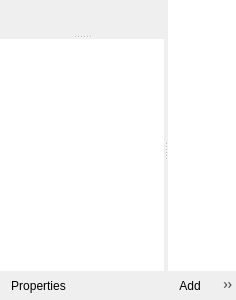
<?xml version="1.0" encoding="UTF-8"?>
<ui version="4.0">
 <class>PTZControls</class>
 <widget class="QFrame" name="PTZControls">
  <property name="geometry">
   <rect>
    <x>0</x>
    <y>0</y>
    <width>200</width>
    <height>300</height>
   </rect>
  </property>
  <property name="contextMenuPolicy">
   <enum>Qt::ContextMenuPolicy::CustomContextMenu</enum>
  </property>
  <layout class="QVBoxLayout" name="dockWidgetContentsVerticalLayout">
   <property name="spacing">
    <number>0</number>
   </property>
   <property name="leftMargin">
    <number>0</number>
   </property>
   <property name="topMargin">
    <number>0</number>
   </property>
   <property name="rightMargin">
    <number>0</number>
   </property>
   <property name="bottomMargin">
    <number>0</number>
   </property>
   <item>
    <widget class="QSplitter" name="splitter">
     <property name="orientation">
      <enum>Qt::Orientation::Horizontal</enum>
     </property>
     <property name="childrenCollapsible">
      <bool>true</bool>
     </property>
     <widget class="QWidget" name="cameraColumn" native="true">
      <layout class="QVBoxLayout" name="cameraColumnVerticalLayout">
       <property name="spacing">
        <number>0</number>
       </property>
       <property name="leftMargin">
        <number>0</number>
       </property>
       <property name="topMargin">
        <number>0</number>
       </property>
       <property name="rightMargin">
        <number>0</number>
       </property>
       <property name="bottomMargin">
        <number>0</number>
       </property>
       <item>
        <widget class="QSplitter" name="vertsplitter">
         <property name="orientation">
          <enum>Qt::Orientation::Vertical</enum>
         </property>
         <property name="childrenCollapsible">
          <bool>true</bool>
         </property>
      <widget class="QStackedWidget" name="controlStack">
       <property name="sizePolicy">
        <sizepolicy hsizetype="Expanding" vsizetype="Fixed">
         <horstretch>0</horstretch>
         <verstretch>0</verstretch>
        </sizepolicy>
       </property>
       <property name="currentIndex">
        <number>0</number>
       </property>
       <widget class="QWidget" name="controllerPage">
        <layout class="QVBoxLayout" name="controllerPageVerticalLayout">
         <property name="leftMargin">
          <number>0</number>
         </property>
         <property name="topMargin">
          <number>0</number>
         </property>
         <property name="rightMargin">
          <number>0</number>
         </property>
         <property name="bottomMargin">
          <number>0</number>
         </property>
         <item>
      <widget class="PTZMovementControls" name="movementControlsWidget" native="true">
       <property name="sizePolicy">
        <sizepolicy hsizetype="Expanding" vsizetype="Fixed">
         <horstretch>0</horstretch>
         <verstretch>0</verstretch>
        </sizepolicy>
       </property>
      </widget>
         </item>
        </layout>
       </widget>
       <widget class="QWidget" name="viewControlPage">
        <layout class="QVBoxLayout" name="viewControlPageVerticalLayout" stretch="1,0">
         <property name="leftMargin">
          <number>0</number>
         </property>
         <property name="topMargin">
          <number>0</number>
         </property>
         <property name="rightMargin">
          <number>0</number>
         </property>
         <property name="bottomMargin">
          <number>0</number>
         </property>
         <item>
          <widget class="PTZViewControl" name="viewControl" native="true"/>
         </item>
         <item>
          <widget class="QWidget" name="viewButtonsWidget" native="true">
           <layout class="QHBoxLayout" name="viewButtonsLayout">
            <property name="spacing">
             <number>4</number>
            </property>
            <property name="leftMargin">
             <number>0</number>
            </property>
            <property name="topMargin">
             <number>0</number>
            </property>
            <property name="rightMargin">
             <number>0</number>
            </property>
            <property name="bottomMargin">
             <number>0</number>
            </property>
           <item>
            <widget class="SquareToolButton" name="viewZoomButton_tele">
             <property name="sizePolicy">
              <sizepolicy hsizetype="Expanding" vsizetype="Expanding">
               <horstretch>0</horstretch>
               <verstretch>0</verstretch>
              </sizepolicy>
             </property>
             <property name="toolTip">
              <string>PTZ.Action.ZoomTele.Tooltip</string>
             </property>
            </widget>
           </item>
           <item>
            <widget class="SquareToolButton" name="viewZoomButton_wide">
             <property name="sizePolicy">
              <sizepolicy hsizetype="Expanding" vsizetype="Expanding">
               <horstretch>0</horstretch>
               <verstretch>0</verstretch>
              </sizepolicy>
             </property>
             <property name="toolTip">
              <string>PTZ.Action.ZoomWide.Tooltip</string>
             </property>
            </widget>
           </item>
           <item>
            <widget class="SquareToolButton" name="viewFocusButton_auto">
             <property name="sizePolicy">
              <sizepolicy hsizetype="Expanding" vsizetype="Expanding">
               <horstretch>0</horstretch>
               <verstretch>0</verstretch>
              </sizepolicy>
             </property>
             <property name="toolTip">
              <string>PTZ.Action.FocusAutoToggle.Tooltip</string>
             </property>
             <property name="checkable">
              <bool>true</bool>
             </property>
            </widget>
           </item>
           <item>
            <widget class="SquareToolButton" name="viewFocusButton_near">
             <property name="sizePolicy">
              <sizepolicy hsizetype="Expanding" vsizetype="Expanding">
               <horstretch>0</horstretch>
               <verstretch>0</verstretch>
              </sizepolicy>
             </property>
             <property name="toolTip">
              <string>PTZ.Action.FocusNear.Tooltip</string>
             </property>
            </widget>
           </item>
           <item>
            <widget class="SquareToolButton" name="viewFocusButton_far">
             <property name="sizePolicy">
              <sizepolicy hsizetype="Expanding" vsizetype="Expanding">
               <horstretch>0</horstretch>
               <verstretch>0</verstretch>
              </sizepolicy>
             </property>
             <property name="toolTip">
              <string>PTZ.Action.FocusFar.Tooltip</string>
             </property>
            </widget>
           </item>
           <item>
            <widget class="SquareToolButton" name="viewFocusButton_onetouch">
             <property name="sizePolicy">
              <sizepolicy hsizetype="Expanding" vsizetype="Expanding">
               <horstretch>0</horstretch>
               <verstretch>0</verstretch>
              </sizepolicy>
             </property>
             <property name="toolTip">
              <string>PTZ.Action.FocusOneTouch.Tooltip</string>
             </property>
             <property name="class" stdset="0">
              <string notr="true">icon-touch</string>
             </property>
            </widget>
           </item>
           </layout>
          </widget>
         </item>
        </layout>
       </widget>
      </widget>
      <widget class="CircularListView" name="deviceList">
       <property name="sizePolicy">
        <sizepolicy hsizetype="Expanding" vsizetype="Expanding">
         <horstretch>0</horstretch>
         <verstretch>0</verstretch>
        </sizepolicy>
       </property>
       <property name="minimumSize">
        <size>
         <width>100</width>
         <height>50</height>
        </size>
       </property>
       <property name="frameShape">
        <enum>QFrame::NoFrame</enum>
       </property>
       <property name="editTriggers">
        <set>QAbstractItemView::EditTrigger::NoEditTriggers</set>
       </property>
      </widget>
     </widget>
       </item>
       <item>
        <widget class="QToolBar" name="ptzToolbar">
         <property name="iconSize">
          <size>
           <width>16</width>
           <height>16</height>
          </size>
         </property>
         <addaction name="actionProperties"/>
        </widget>
       </item>
      </layout>
     </widget>
     <widget class="QWidget" name="presetColumn" native="true">
      <property name="sizePolicy">
       <sizepolicy hsizetype="Preferred" vsizetype="Preferred">
        <horstretch>1</horstretch>
        <verstretch>0</verstretch>
       </sizepolicy>
      </property>
      <layout class="QVBoxLayout" name="presetColumnVerticalLayout">
       <property name="spacing">
        <number>0</number>
       </property>
       <property name="leftMargin">
        <number>0</number>
       </property>
       <property name="topMargin">
        <number>0</number>
       </property>
       <property name="rightMargin">
        <number>0</number>
       </property>
       <property name="bottomMargin">
        <number>0</number>
       </property>
       <item>
        <widget class="CircularListView" name="presetListView">
         <property name="frameShape">
          <enum>QFrame::NoFrame</enum>
         </property>
         <property name="editTriggers">
          <set>QAbstractItemView::EditTrigger::EditKeyPressed</set>
         </property>
        </widget>
       </item>
       <item>
        <widget class="QToolBar" name="presetToolbar">
         <property name="iconSize">
          <size>
           <width>16</width>
           <height>16</height>
          </size>
         </property>
         <addaction name="actionPresetAdd"/>
         <addaction name="actionPresetMoveUp"/>
         <addaction name="actionPresetMoveDown"/>
        </widget>
       </item>
      </layout>
     </widget>
    </widget>
   </item>
  </layout>
  <action name="actionProperties">
   <property name="enabled">
    <bool>true</bool>
   </property>
   <property name="text">
    <string>Properties</string>
   </property>
   <property name="toolTip">
    <string>PTZ.Action.Properties.Tooltip</string>
   </property>
   <property name="class" stdset="0">
    <string notr="true">icon-gear</string>
   </property>
  </action>
  <action name="actionPresetAdd">
   <property name="text">
    <string>Add</string>
   </property>
   <property name="toolTip">
    <string>PTZ.Action.Preset.Add.Tooltip</string>
   </property>
   <property name="class" stdset="0">
    <string notr="true">icon-plus</string>
   </property>
  </action>
  <action name="actionPresetRemove">
   <property name="text">
    <string>Remove</string>
   </property>
   <property name="toolTip">
    <string>PTZ.Action.Preset.Remove.Tooltip</string>
   </property>
   <property name="class" stdset="0">
    <string notr="true">icon-trash</string>
   </property>
  </action>
  <action name="actionPresetMoveUp">
   <property name="text">
    <string>MoveUp</string>
   </property>
   <property name="toolTip">
    <string>PTZ.Action.Preset.MoveUp.Tooltip</string>
   </property>
   <property name="class" stdset="0">
    <string notr="true">icon-up</string>
   </property>
  </action>
  <action name="actionPresetMoveDown">
   <property name="text">
    <string>MoveDown</string>
   </property>
   <property name="toolTip">
    <string>PTZ.Action.Preset.MoveDown.Tooltip</string>
   </property>
   <property name="class" stdset="0">
    <string notr="true">icon-down</string>
   </property>
  </action>
  <action name="actionPresetRename">
   <property name="text">
    <string>Rename</string>
   </property>
   <property name="toolTip">
    <string>PTZ.Action.Preset.Rename.Tooltip</string>
   </property>
  </action>
  <action name="actionPresetSave">
   <property name="text">
    <string>PTZ.Action.Preset.Save</string>
   </property>
   <property name="toolTip">
    <string>PTZ.Action.Preset.Save.Tooltip</string>
   </property>
  </action>
  <action name="actionPresetExport">
   <property name="text">
    <string>PTZ.Action.Preset.Export</string>
   </property>
   <property name="toolTip">
    <string>PTZ.Action.Preset.Export.Tooltip</string>
   </property>
  </action>
  <action name="actionPresetGridView">
   <property name="checkable">
    <bool>true</bool>
   </property>
   <property name="text">
    <string>PTZ.Action.Preset.GridView</string>
   </property>
   <property name="toolTip">
    <string>PTZ.Action.Preset.GridView.Tooltip</string>
   </property>
  </action>
  <action name="actionPresetImport">
   <property name="text">
    <string>PTZ.Action.Preset.Import</string>
   </property>
   <property name="toolTip">
    <string>PTZ.Action.Preset.Import.Tooltip</string>
   </property>
  </action>
 </widget>
 <customwidgets>
  <customwidget>
   <class>TouchControl</class>
   <extends>QWidget</extends>
   <header>touch-control.hpp</header>
   <container>1</container>
  </customwidget>
  <customwidget>
   <class>CircularListView</class>
   <extends>QListView</extends>
   <header>circularlistview.hpp</header>
  </customwidget>
  <customwidget>
   <class>SquareToolButton</class>
   <extends>QToolButton</extends>
   <header>square-tool-button.hpp</header>
  </customwidget>
  <customwidget>
   <class>PTZMovementControls</class>
   <extends>QWidget</extends>
   <header>ptz-movement-controls.hpp</header>
   <container>1</container>
  </customwidget>
  <customwidget>
   <class>PTZViewControl</class>
   <extends>QWidget</extends>
   <header>ptz-view-control.hpp</header>
  </customwidget>
 </customwidgets>
 <resources>
  <include location="ptz-controls.qrc"/>
 </resources>
 <connections/>
</ui>
